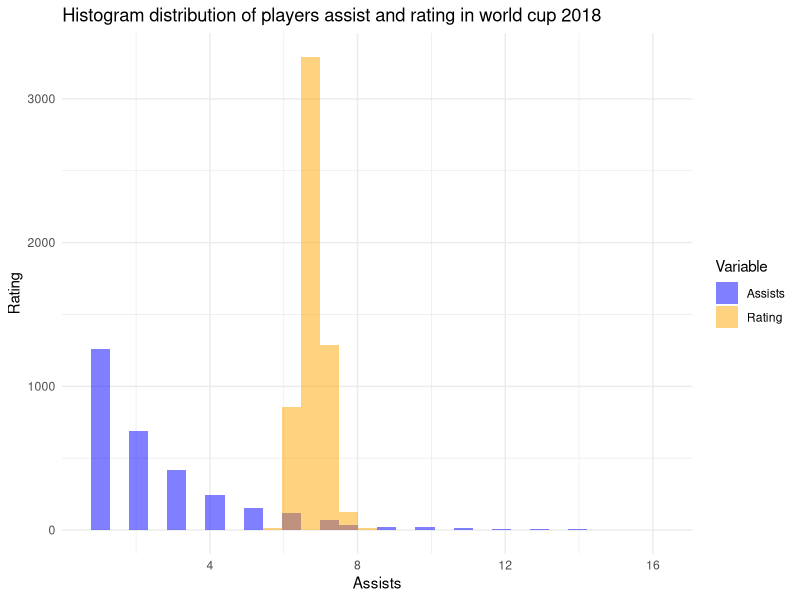

R code for this plot:
# Load necessary libraries
library(tidyverse)
library(corrplot)

# Read the dataset
players_data <- read.csv("Players_Score.csv")

# Checking for duplicates
duplicates_count <- sum(duplicated(players_data))
if (duplicates_count > 0) {
  players_data <- players_data %>% distinct()
}

# Rename columns to remove extra spaces (if any)
names(players_data) <- trimws(names(players_data))

# Convert Assists and Rating to numeric if necessary
players_data$Assists <- as.numeric(players_data$Assists)
players_data$Rating <- as.numeric(players_data$Rating)

# Create a combined dataset for histogram
# Use correct mapping for names
hist_data <- players_data %>%
  select(Assists, Rating) %>%
  pivot_longer(cols = c(Assists, Rating), names_to = "Variable", values_to = "Value")

# Plotting the histogram
ggplot(hist_data, aes(x = Value, fill = Variable)) +
  geom_histogram(position = "identity", alpha = 0.5, bins = 30) +
  labs(title = "Histogram distribution of players assist and rating in world cup 2018",
       x = "Assists",
       y = "Rating") +
  scale_fill_manual(values = c("blue", "orange"),
                    name = "Variable",
                    labels = c("Assists", "Rating")) +
  theme_minimal()
